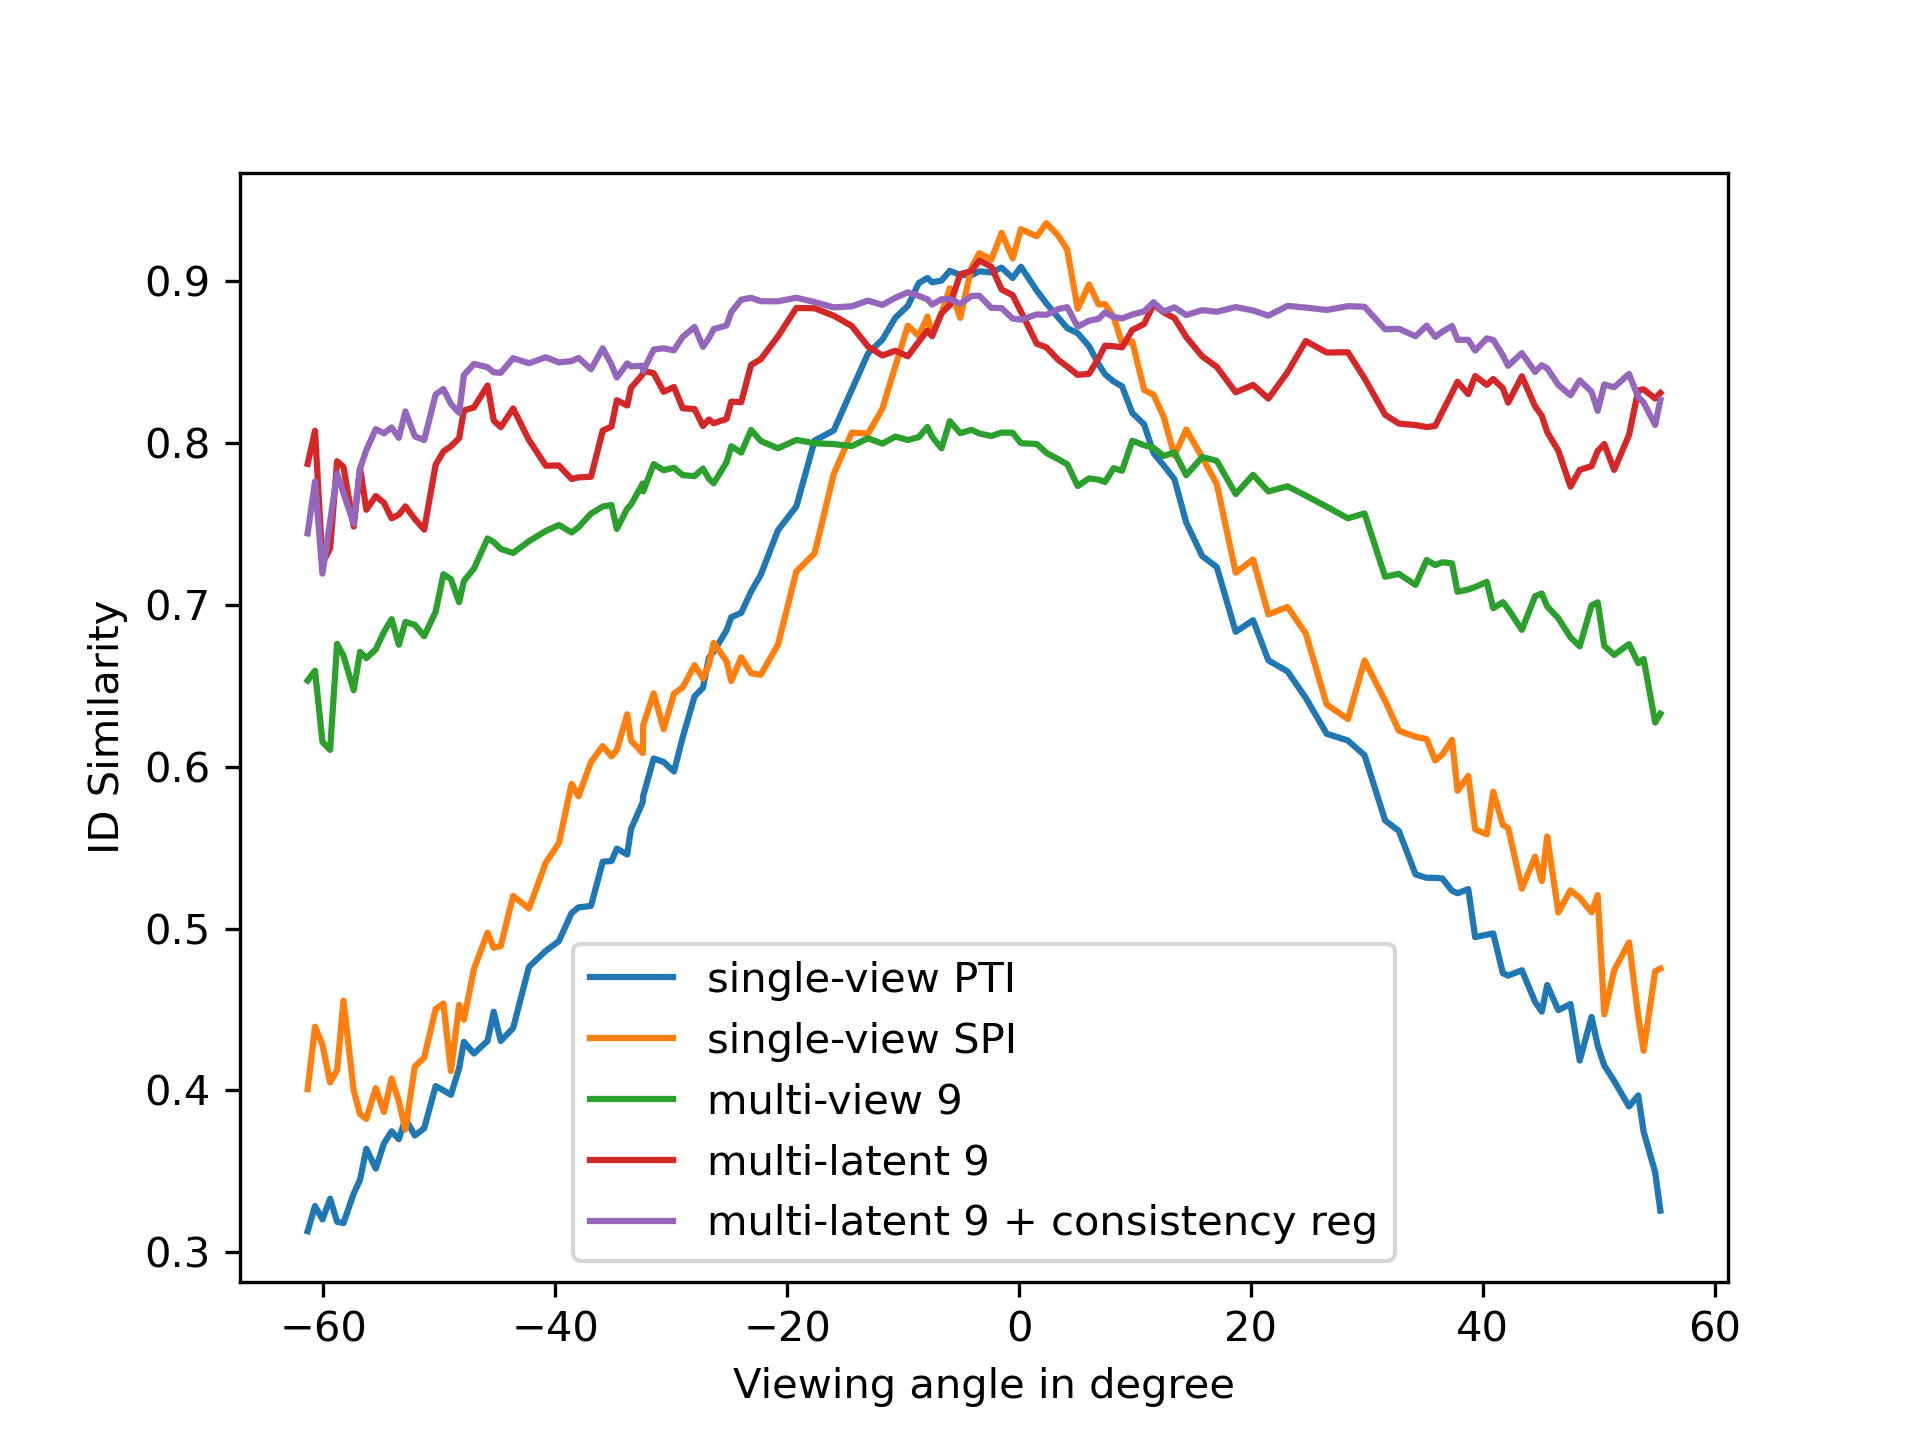

Here is the Python script that generated this plot:
import numpy as np
from training_paths import single_view, multi_view_9, checkpoints_inter_depth_reg, SPI, checkpoints_without_reg
import matplotlib.pyplot as plt

selected_checkpoints = [single_view, SPI, multi_view_9, checkpoints_without_reg, checkpoints_inter_depth_reg]
legend = [
    "single-view PTI",
    "single-view SPI",
    "multi-view 9",
    "multi-latent 9",
    "multi-latent 9 + consistency reg"
]

for i, selected_checkpoint in enumerate(selected_checkpoints):
    angles = np.load(selected_checkpoint[0] + "/angles.npz")["values"]
    print(len(angles))
    sort_indices = np.argsort(angles)
    angles = angles[sort_indices]
    angles = angles / (2 * np.pi) * 360 - 90

    angles, unique_indices = np.unique(angles, return_index=True)

    lpips_list = []
    id_list = []
    for checkpoint in selected_checkpoint:
        lpips_list.append(np.load(checkpoint + "/PTI_net_lpips.npz")["values"][sort_indices][unique_indices])
        id_list.append(np.load(checkpoint + "/PTI_net_id_sim.npz")["values"][sort_indices][unique_indices])
    print()

    id_list = np.mean(id_list, axis=0)
    plt.plot(angles, id_list, label=legend[i])

plt.ylabel("ID Similarity")
plt.xlabel("Viewing angle in degree")
plt.legend()
plt.savefig("angle_graph.png", dpi=300)
plt.show()
